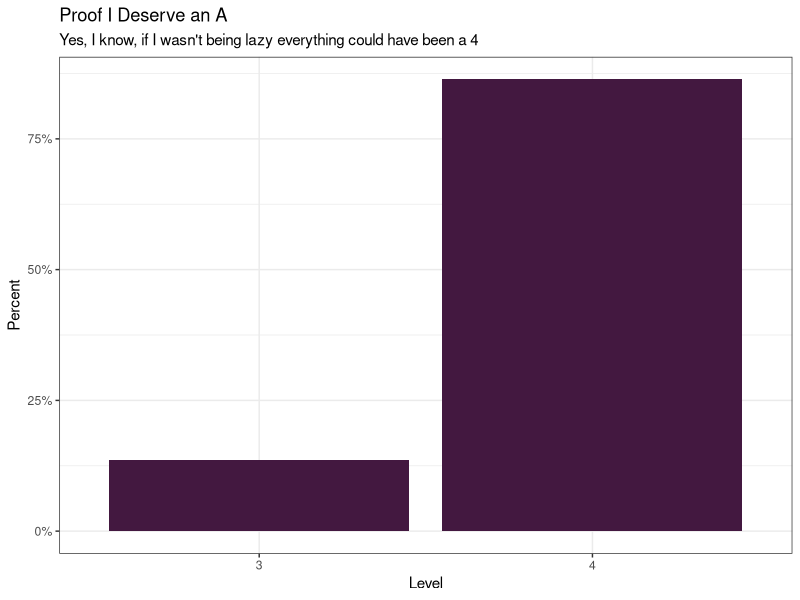

Generate this figure with R:
## ---- chunk 1
#| include: false
#| label: packages-portfolio-objectives

library(tidyverse)

portfolio_levels <- tibble(
  Objective = character(), 
  Level = numeric() 
  )
## ---- chunk 2
#| include: false
#| label: IL-1

## Fill in the line below with your self-assigned level for this objective.
## Remember, you have the following levels to choose from:

# 1 = novice
# 2 = proficiency
# 3 = mastery 
# 4 = expert

my_level <- 4

portfolio_levels <- portfolio_levels %>%
  bind_rows(
    tibble(Objective = "IL-1",
           Level = my_level)
    )
## ---- chunk 3
#| include: false
#| label: IL-2

## Fill in the line below with your self-assigned level for this objective.
my_level <- 3

portfolio_levels <- portfolio_levels %>%
  bind_rows(
    tibble(Objective = "IL-2", 
           Level = my_level)
    )
## ---- chunk 4
#| include: false
#| label: RW-1

my_level <- 4 

portfolio_levels <- portfolio_levels %>%
  bind_rows(
    tibble(Objective = "RW-1",
           Level = my_level)
    )
## ---- chunk 5
#| include: false
#| label: RW-2

my_level <- 4

portfolio_levels <- portfolio_levels %>%
  bind_rows(
    tibble(Objective = "RW-2",
           Level = my_level)
    )
## ---- chunk 6
#| include: false
#| label: RW-3

my_level <- 4

portfolio_levels <- portfolio_levels %>%
  bind_rows(
    tibble(Objective = "RW-3",
           Level = my_level)
    )
## ---- chunk 7
#| include: false
#| label: TC-1

my_level <- 3

portfolio_levels <- portfolio_levels %>%
  bind_rows(
    tibble(Objective = "TC-1", 
           Level = my_level)
    )
## ---- chunk 8
#| include: false
#| label: TC-2

my_level <- 4

portfolio_levels <- portfolio_levels %>%
  bind_rows(
    tibble(Objective = "TC-2", 
           Level = my_level)
    )
## ---- chunk 9
#| include: false
#| label: DM-1

my_level <- 4

portfolio_levels <- portfolio_levels %>%
  bind_rows(
    tibble(Objective = "DM-1", 
           Level = my_level)
    )
## ---- chunk 10
#| include: false
#| label: DM-2

my_level <- 4

portfolio_levels <- portfolio_levels %>%
  bind_rows(
    tibble(Objective = "DM-2",
           Level = my_level)
    )
## ---- chunk 11
#| include: false
#| label: DM-3
## Fill in the line below with your self-assigned level for this objective.
my_level <- 4

portfolio_levels <- portfolio_levels %>%
  bind_rows(tibble(Objective = "DM-3", 
                   Level = my_level))
## ---- chunk 12
#| include: false
#| label: DM-4

my_level <- 4

portfolio_levels <- portfolio_levels %>%
  bind_rows(
    tibble(Objective = "DM-3", 
           Level = my_level)
    )
## ---- chunk 13
#| include: false
#| label: PV-1

my_level <- 4

portfolio_levels <- portfolio_levels %>%
  bind_rows(
    tibble(Objective = "PV-1", 
           Level = my_level)
    )
## ---- chunk 14
#| include: false
#| label: PV-2

my_level <- 4

portfolio_levels <- portfolio_levels %>%
  bind_rows(
    tibble(Objective = "PV-2", 
           Level = my_level)
    )
## ---- chunk 15
#| include: false
#| label: PV-3

my_level <- 3

portfolio_levels <- portfolio_levels %>%
  bind_rows(
    tibble(Objective = "PV-3", 
           Level = my_level)
    )
## ---- chunk 16
#| include: false
#| label: PV-4

my_level <- 4

portfolio_levels <- portfolio_levels %>%
  bind_rows(
    tibble(Objective = "PV-4", 
           Level = my_level)
    )
## ---- chunk 17
#| include: false
#| label: SD-1

my_level <- 4

portfolio_levels <- portfolio_levels %>%
  bind_rows(
    tibble(Objective = "SD-1", 
           Level = my_level)
    )
## ---- chunk 18
#| include: false
#| label: SD-2

my_level <- 4

portfolio_levels <- portfolio_levels %>%
  bind_rows(
    tibble(Objective = "SD-2", 
           Level = my_level)
    )
## ---- chunk 19
#| include: false
#| label: AI-1

my_level <- 4

portfolio_levels <- portfolio_levels %>%
  bind_rows(
    tibble(Objective = "CD-4", 
           Level = my_level)
    )
## ---- chunk 20
#| include: false
#| label: AI-2

my_level <- 4

portfolio_levels <- portfolio_levels %>%
  bind_rows(
    tibble(Objective = "AI-2", 
           Level = my_level)
    )
## ---- chunk 21
#| include: false
#| label: CD-1

my_level <- 4

portfolio_levels <- portfolio_levels %>%
  bind_rows(
    tibble(Objective = "CD-1", 
           Level = my_level)
    )
## ---- chunk 22
#| include: false
#| label: CD-2

my_level <- 4

portfolio_levels <- portfolio_levels %>%
  bind_rows(
    tibble(Objective = "CD-2", 
           Level = my_level)
    )
## ---- chunk 23
#| include: false
#| label: CD-3

my_level <- 4

portfolio_levels <- portfolio_levels %>%
  bind_rows(
    tibble(Objective = "CD-3", 
           Level = my_level)
    )
## ---- chunk 24
#| echo: false
#| label: summary-graph
#| warning: false

portfolio_levels %>%
  mutate(
    Category = str_extract(Objective, "[A-Z]{2}"),
    Level = factor(Level)
  ) %>%
  ggplot(
    aes(x = Level, 
        y = (..count..)/sum(..count..)
        )
    ) +
  geom_bar(fill = '#431840') +
  labs(x = "Level",
       y = "Percent",
       title = "Proof I Deserve an A",
       subtitle = "Yes, I know, if I wasn't being lazy everything could have been a 4") +
  theme_bw() +
  scale_y_continuous(labels = scales::percent)
